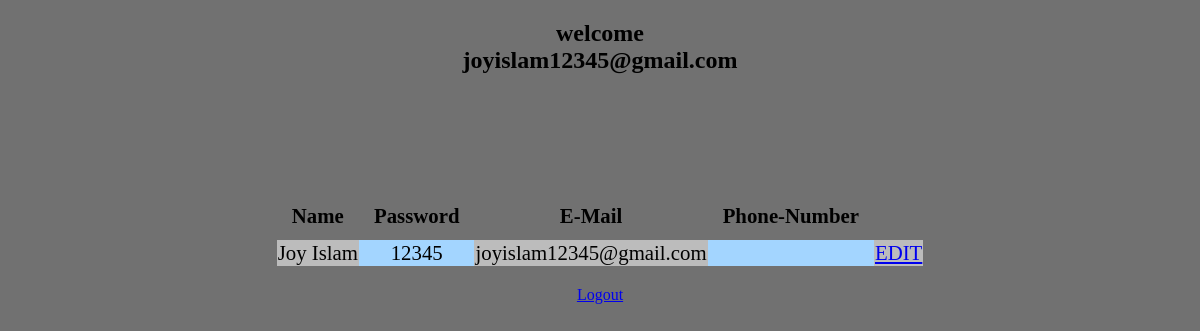
/editprofile.php (signed in), run on the app's committed database.
### tables this page shows
CREATE TABLE `user` (
  `User_ID` int(11) NOT NULL,
  `Name` varchar(45) NOT NULL,
  `Password` char(100) NOT NULL,
  `Email` varchar(100) NOT NULL,
  `Phone_Number` char(15) NOT NULL,
  `Transction_ID` char(20) DEFAULT NULL,
  `State` tinyint(2) DEFAULT NULL
);

### editprofile.php (the view, shortened to what this page needs)
<!DOCTYPE html>
<html lang="en" dir="ltr">
  <head>
    <link rel="stylesheet" href="editprofile.css">
  </head>
  <body >
    <center>
    <h2>welcome <br> <?php echo $_SESSION['email'] ?></h2></center>
<center>
    <table class="motable" cellspacing='15px'>
    <thead>
      <tr><center>
      <th> Name</th>
      <th>Password</th>
      <th>E-Mail</th>
      <th>Phone-Number</th>
      <th></th>
      </tr>
    </thead>
    <center>
<?php
include("connect.php");
$currentuser=$_SESSION['email'];
$viewinfo="select * from user where email='$currentuser'";
$sql=mysqli_query($conn,$viewinfo);
if($row=mysqli_fetch_array($sql)){
$user_id = $row[0];
$user_Name=$row[1];
$user_Pass=$row[2];
$user_Email=$row[3];
$user_pn= $row[4];
}
 ?>
 <tbody>
 <tr>
 <td><?php echo $user_Name;  ?></td>
 <td><?php echo $user_Pass  ?></td>
 <td><?php echo $user_Email;  ?></td>
 <td><?php echo $user_pn;  ?></td>
 <td>
   <a href="./updateprofile.php?id=<?php echo $user_id;?>">EDIT</a>
 </td>
 </tr>
 </tbody>
   </table>
       <a href="./logout.php">Logout</a>
  </body>
</html>

### editprofile.css (style rules this page uses)
body { background-color: #717171; }
.motable { margin: center; margin-top: 10%; margin-right: auto; margin-left: auto; margin-bottom: 20px; border-collapse: collapse; font-size: 1.3em; min-width: 400px; }
.motable thead tr { background-color: #717171; color: black; text-align: center; }
.motable tbody tr { text-align: center; }
.motable th, .motable tr { padding: 12px 15px; }
.motable td:nth-child(2n+1) { background-color: #BCBCBC; }
.motable td:nth-child(2n+2) { background-color: #A3D5FF; }

### data on the page
user: Name "Joy Islam", Password "12345", Email "joyislam12345@gmail.com"

### other printed values
$_SESSION['email'] "joyislam12345@gmail.com"
